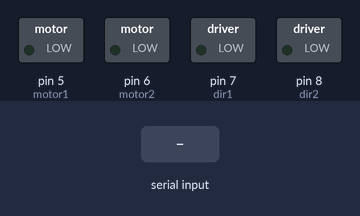
The sketch below on a simulated Arduino Uno, built with avr-gcc and run on an emulated ATmega328P. Shown: switched loads named in the sketch (green lamp = pin HIGH). The test bench sets the inputs (shaded band).

Above: at 1.2 s.
1.3 s: "L" received over Serial
At 2.0 s:
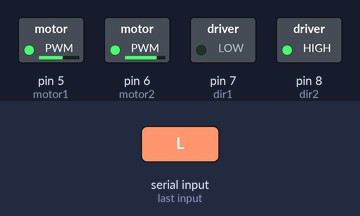
2.8 s: "R" received over Serial
At 3.1 s:
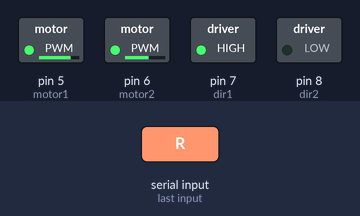
4.3 s: "F" received over Serial
At 5.5 s:
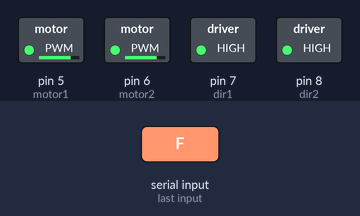
5.8 s: "S" received over Serial
At 6.6 s:
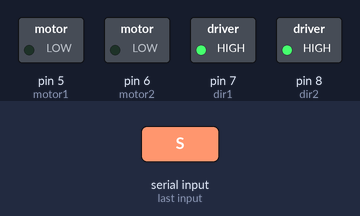
Timing chart, 0 to 8.3 s (numbered marks = the images above; inputs shaded):
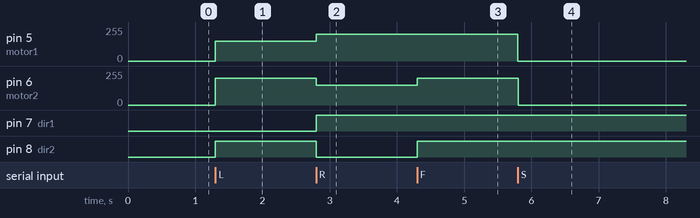

The sketch:

robo.ino
```cpp
const int motor1 = 5; // velocidade motor 1
const int motor2 = 6; // velocidade motor 2
const int dir1 = 7;   // direção do motor 1
const int dir2 = 8;   // direção do motor 2

void setup() {
  pinMode(motor1, OUTPUT);
  pinMode(motor2, OUTPUT);
  pinMode(dir1, OUTPUT);
  pinMode(dir2, OUTPUT);

  Serial.begin(9600); // Inicializa a comunicação serial
}

void loop() {
  if (Serial.available() > 0) {
    char command = Serial.read(); // Lê o comando recebido

    if (command == 'L') {
      // Mover para a esquerda suavemente
      digitalWrite(dir1, LOW);  // Direção esquerda
      digitalWrite(dir2, HIGH); // Direção direita
      analogWrite(motor1, 150); // Reduz velocidade do motor esquerdo
      analogWrite(motor2, 200); // Velocidade normal no motor direito
    }
    else if (command == 'R') {
      // Mover para a direita suavemente
      digitalWrite(dir1, HIGH); // Direção esquerda
      digitalWrite(dir2, LOW);  // Direção direita
      analogWrite(motor1, 200); // Velocidade normal no motor esquerdo
      analogWrite(motor2, 150); // Reduz velocidade do motor direito
    }
    else if (command == 'F') {
      // Mover para frente (bola centralizada)
      digitalWrite(dir1, HIGH); // Ambos os motores para frente
      digitalWrite(dir2, HIGH);
      analogWrite(motor1, 200); // Velocidade normal
      analogWrite(motor2, 200);
    }
    else if (command == 'S') {
      // Parar os motores
      analogWrite(motor1, 0);
      analogWrite(motor2, 0);
    }
    else if (command == 'N') {
      // Caso não veja a bola, parar o robô
      analogWrite(motor1, 0);
      analogWrite(motor2, 0);
    }
  }
}
```

Measured:
- after the input at 1.3 s, pin 5 (motor1): 0/255 → 150/255 at once; pin 6 (motor2): 0/255 → 200/255 at once; pin 8 (dir2): LOW → HIGH at once
- after the input at 2.8 s, pin 5 (motor1): 150/255 → 200/255 at once; pin 6 (motor2): 200/255 → 150/255 at once; pin 7 (dir1): LOW → HIGH at once; pin 8 (dir2): HIGH → LOW at once
- after the input at 4.3 s, pin 6 (motor2): 150/255 → 200/255 at once; pin 8 (dir2): LOW → HIGH at once
- after the input at 5.8 s, pin 5 (motor1), pin 6 (motor2): 200/255 → 0/255 at once
